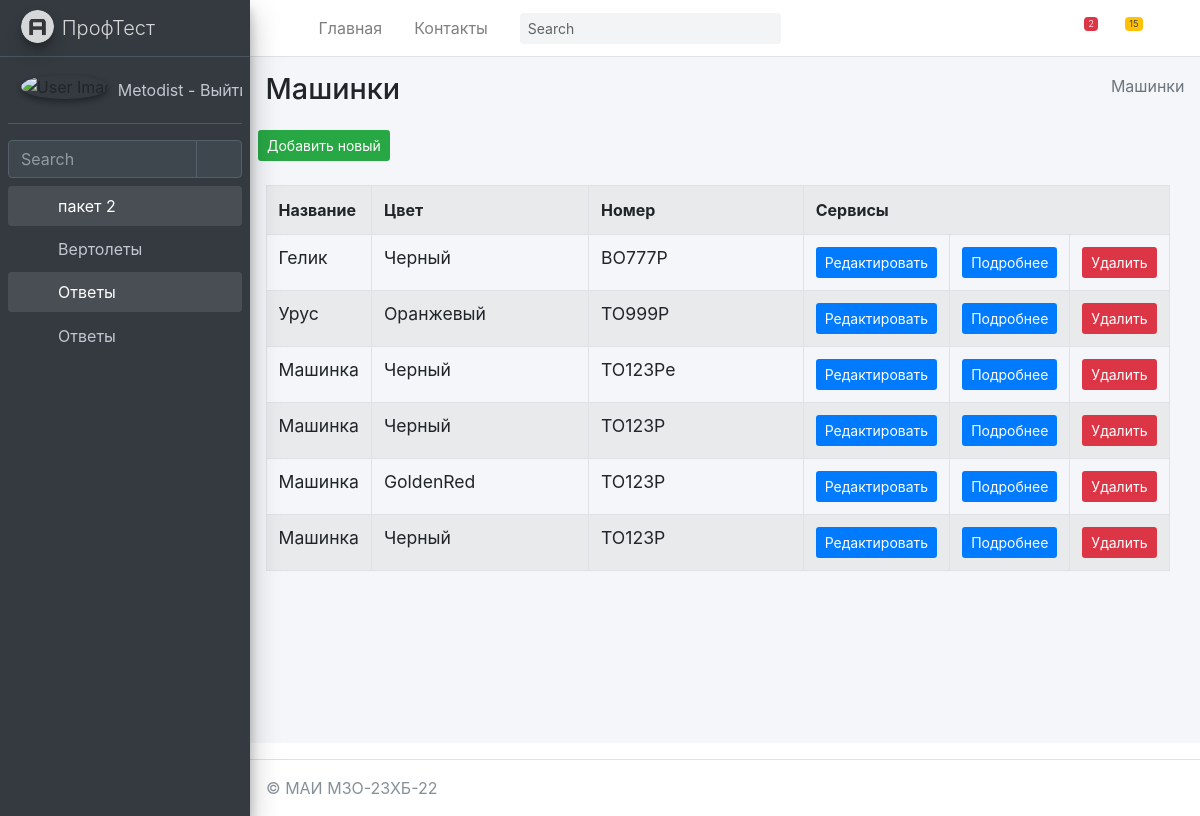
The app's page /car/mycar/ (signed in) with its own data.
### mysite/car/models.py (models this page shows, shortened)
class Forlog(models.Model):
    created_at = models.DateTimeField(auto_now_add=True,  verbose_name='Создано')
    updated_at = models.DateTimeField(auto_now=True, verbose_name='Обновлено')
    edesc = models.TextField(blank=True, null=True, verbose_name='Комментарий')
    erem = models.BooleanField(default=False, verbose_name='Удалить?')
    class Meta:
        abstract = True

class MyCar(Forlog):
    name = models.CharField(max_length=255, blank=False, null= False, default="Машинка", verbose_name="Название")
    color = models.CharField(max_length=255, blank=False, null = False, default="Черный", verbose_name="Цвет")
    nomb = models.CharField(max_length=255, blank=False, null = False, default="TO123P", verbose_name="Номер")
    class Meta:
        verbose_name = 'Машинка'
        verbose_name_plural = 'Машинки'
        ordering = ['id']

### mysite/car/views.py (the view)
# urls.py: path('mycar/', MyCarView.as_view(), name='MyCar'),
@method_decorator(login_required(login_url='/login/'), name='dispatch')
class MyCarView(ListView):
	model = MyCar
	context_object_name = 'mycar_list'
	success_url = reverse_lazy('car: MyCar')
	paginate_by = item_for_page
	def get_context_data(self, *, object_list=None, **kwargs):
		context = super(MyCarView,self).get_context_data(**kwargs)
		context['sometry'] = self.model._meta.verbose_name_plural
		context['col1name'] = self.model._meta.get_field("name").verbose_name
		context['col2name'] = self.model._meta.get_field("color").verbose_name
		context['col3name'] = self.model._meta.get_field("nomb").verbose_name
		context['collastname'] = 'Cервисы'
		return context

### mysite/car/templates/car/mycar_list.html (shortened to what this page needs)
{% extends "car/base.html" %}
{% block content %}
{% load car_tags %}
<div class="content-wrapper">
    {% block sidebar %}
    {% include 'car/includes/_breadcrumb.html' %}
    {% endblock %}
    <section class="content">
        <button class="btn bg-success btn-sm">
            <a href="{% url 'car:MyCarCreate' %}" class=''>
                Добавить новый
            </a>
        </button>
        <br><br>
        <div class="container-fluid row">
            <div class="col-md-12">
                <table class="table table-striped table-bordered ">
                    <tr>
                        <th class="w-10">{{ col1name }}</th>
                        <th class="w-25">{{ col2name }}</th>
                        <th class="w-25">{{ col3name }}</th>
                        <th colspan="3">Сервисы</th>
                    </tr>
                    {% for item in mycar_list %}
                    <tr>
                        <td>
                            <h5 class="card-title">
                                {{ item.name }}
                            </h5>
                        </td>
                        <td>
                            <h5 class="card-title">
                                {{ item.color }}
                            </h5>
                        </td>
                        <td>
                            <h5 class="card-title">
                                {{ item.nomb }}
                            </h5>
                        </td>
                        <td>
                            <button class="btn bg-primary  btn-sm">
                                <a href="{% url 'car:MyCarUpdate' item.pk %}">Редактировать</a>
                            </button>
                        </td>
                        <td>
                            <button class="btn bg-primary  btn-sm">
                                <a href="{% url 'car:MyCarDetail' item.pk %}">Подробнее</a>
                            </button>
                        </td>
                        <td>
                            <button class="btn bg-danger  btn-sm" >
                                <a href="{% url 'car:MyCarDelete' item.pk %}">Удалить</a>
                            </button>
                        </td>
                    </tr>
                    {% endfor %}
                </table>
            </div>
        </div>
    </section>
</div>
{% endblock %}

### mysite/templates/includes/full_sidebar.html
<aside class="main-sidebar sidebar-dark-primary elevation-4">
    <a href="/" class="brand-link">
        <img src="{{ ASSETS_ROOT }}/img/AdminLTELogo.png" alt="AdminLTE Logo" class="brand-image img-circle elevation-3"
             style="opacity: .8">
        <span class="brand-text font-weight-light">ПрофТест</span>
    </a>
    <div class="sidebar">
        <div class="user-panel mt-3 pb-3 mb-3 d-flex">
            <div class="image">
                <img src="{{ ASSETS_ROOT }}/img/user2-160x160.jpg" class="img-circle elevation-2" alt="User Image">
            </div>
            <div class="info">
                <a href="{% url 'logout' %}" class="d-block">
                    {{ request.user.username }} - Выйти2
                </a>
            </div>
        </div>
        <div class="form-inline">
            <div class="input-group" data-widget="sidebar-search">
                <input class="form-control form-control-sidebar" type="search" placeholder="Search" aria-label="Search">
                <div class="input-group-append">
                    <button class="btn btn-sidebar">
                        <i class="fas fa-search fa-fw"></i>
                    </button>
                </div>
            </div>
        </div>
        <nav class="mt-2">
            <ul class="nav nav-pills nav-sidebar flex-column" data-widget="treeview" role="menu" data-accordion="false">
                {% for item1 in SIDEBAR %}
                    <li class="nav-item {% if 'children' in item1 %} has-treeview menu-is-opening menu-open {% endif %}">
                    <a href="{% if 'children' in item1 %}#{% else %}{{ item1.url }}{% endif %}" class="nav-link">
                        <i class="nav-icon fas fa-circle {{ item1.color }}"></i>
                        <p>
                            {{ item1.name }}
                            {% if 'children' in item1 %}<i class="right fas fa-angle-left"></i>{% endif %}
                        </p>
                    </a>
                    <ul class="nav nav-treeview">
                    {% if 'children' in item1 %}
                        {% for item2 in item1.children %}
                            <li class="nav-item">
                                <a href="{{ item2.url }}" class="nav-link">
                                    <i class="far fa-circle nav-icon"></i>
                                    <p>{{ item2.name }}</p>
                                </a>
                            </li>
                        {% endfor %}
                    {% endif %}
                    </ul>
                    </li>
                {% endfor %}
            </ul>
        </nav>
    </div>
</aside>

### records on screen
MyCar: name "Гелик", color "Черный", nomb "BO777P"
MyCar: name "Урус", color "Оранжевый", nomb "TO999P"
MyCar: name "Машинка", color "Черный", nomb "TO123Pe"
MyCar: name "Машинка", color "Черный", nomb "TO123P"
MyCar: name "Машинка", color "GoldenRed", nomb "TO123P"
MyCar: name "Машинка", color "Черный", nomb "TO123P"

### other values on screen
{{ request.user.username }} "Metodist"
{{ item1.name }} "пакет 2" "Ответы"
{{ item2.name }} "Вертолеты" "Ответы"
{{ sometry }} "Машинки"
{{ col1name }} "Название"
{{ col2name }} "Цвет"
{{ col3name }} "Номер"
